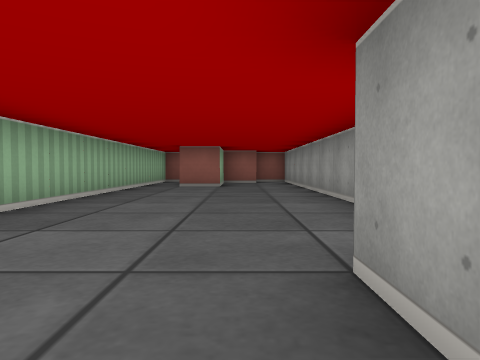
View 1 (above)

24 first-person views from a walk through a cub3D maze. The camera is about half as high as the walls, tilts 2° down and sees 70° across. The floor is counted in squares. Each view is taken from the middle of a square. On the plan, view 1 faces up. The plan holds only what a view shows up to about 9 squares ahead; the rest is blank. The place goes on beyond the plan.

View 2
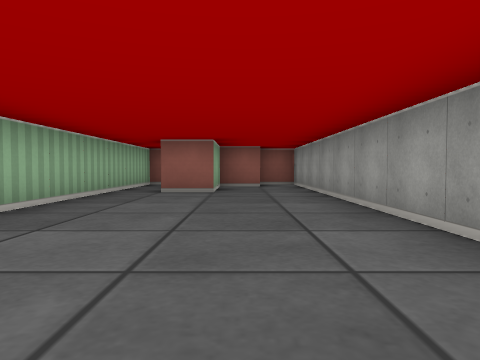

View 3
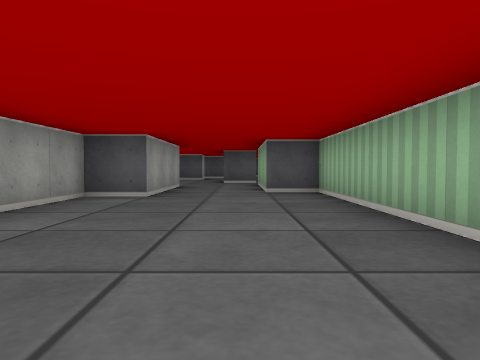

View 4
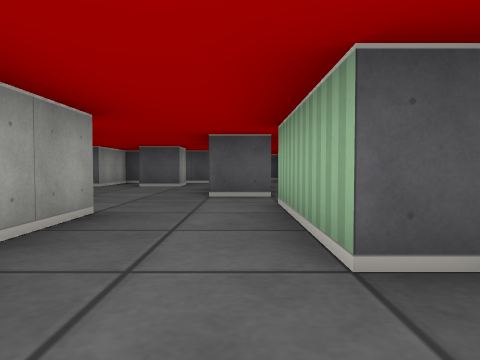

View 5
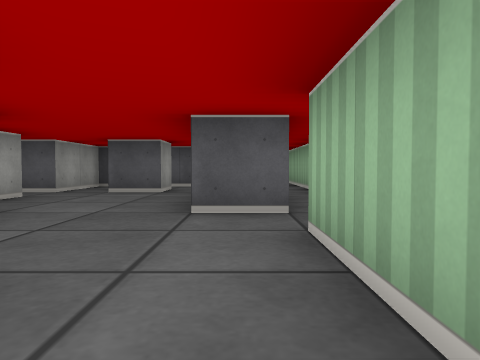

View 6
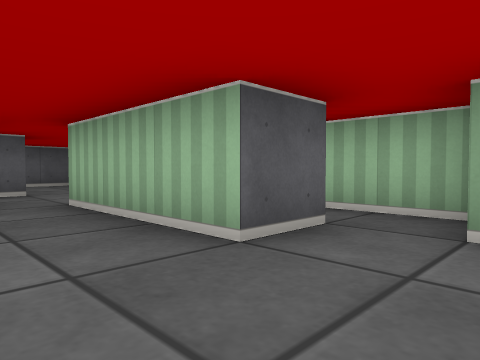

View 7
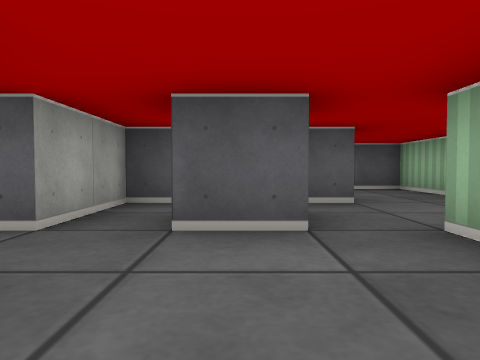

View 8
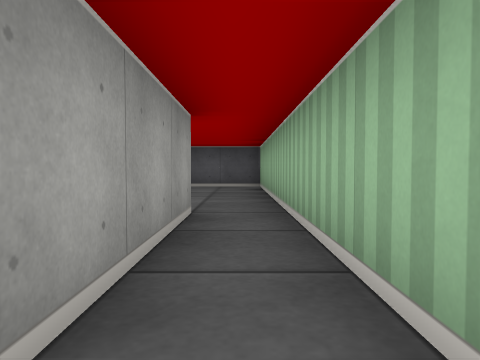

View 9
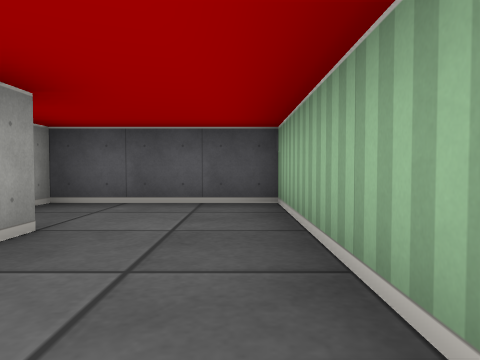

View 10
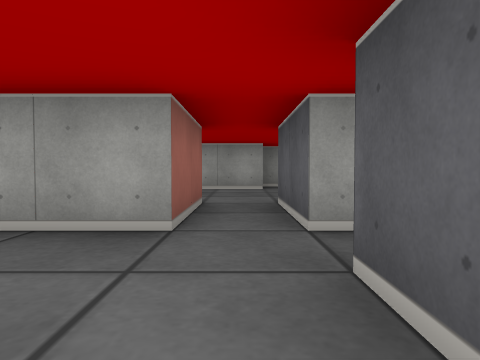

View 11
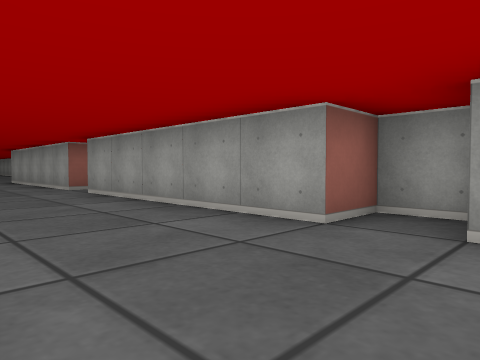

View 12
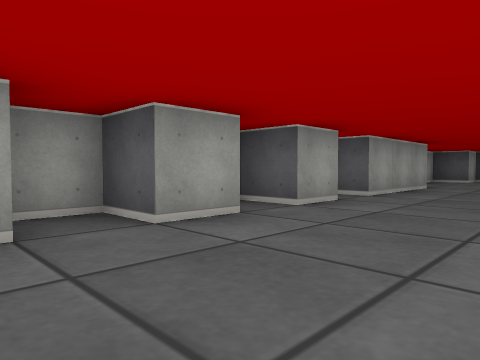

View 13
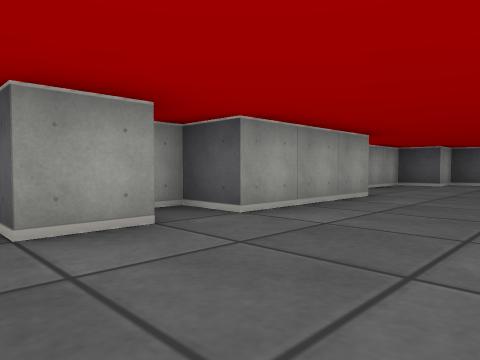

View 14
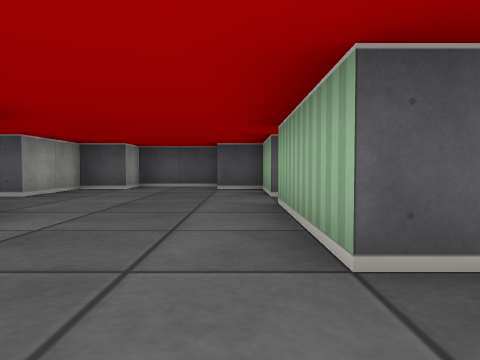

View 15
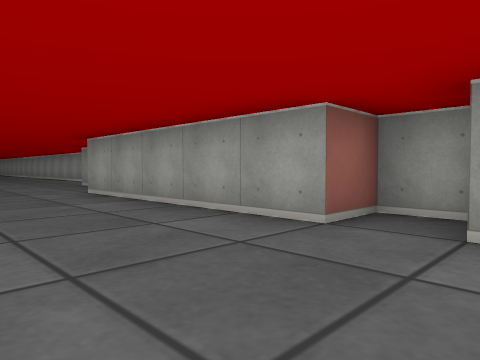

View 16
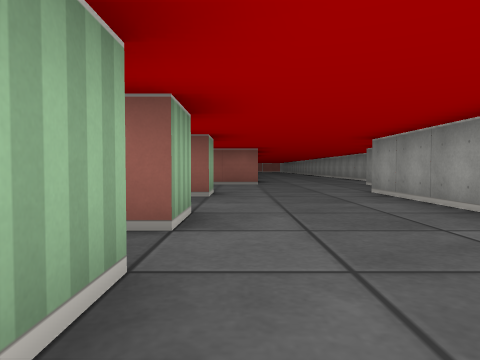

View 17
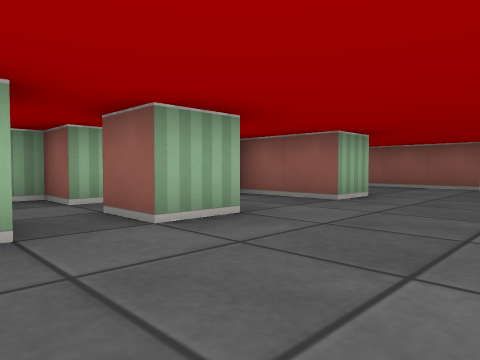

View 18
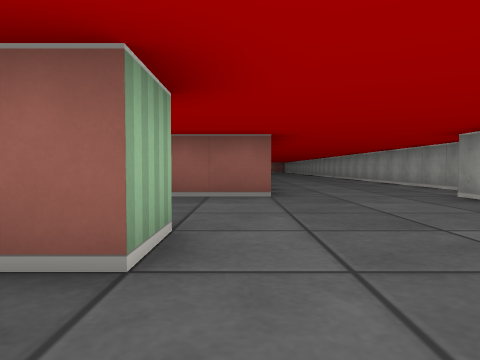

View 19
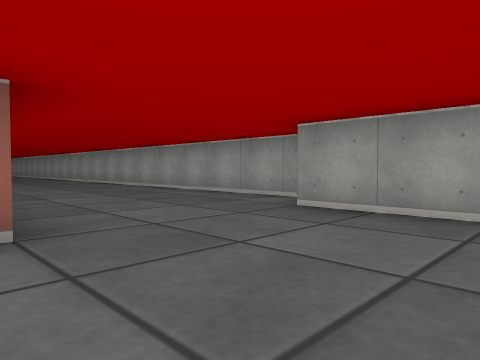

View 20
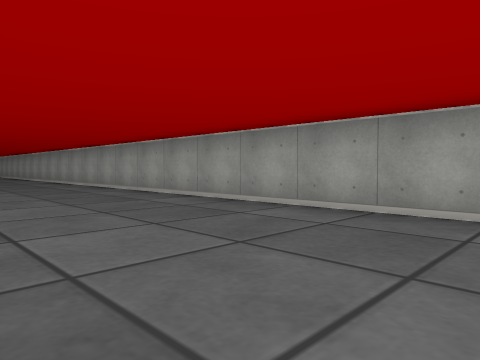

View 21
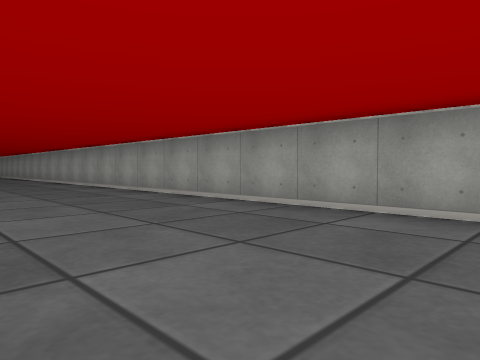

View 22
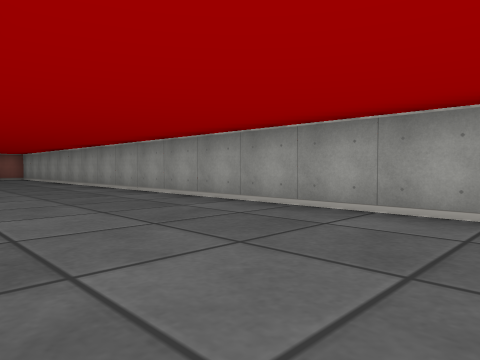

View 23
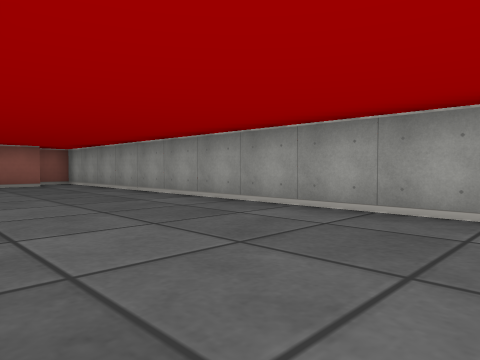

View 24
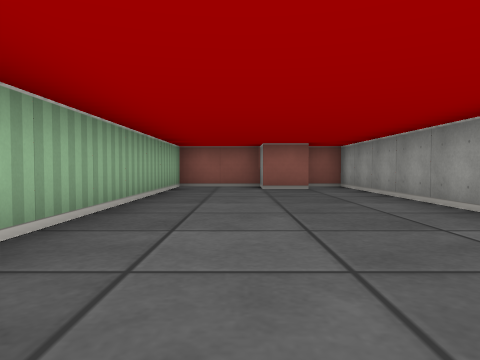

### Floor plan
Points are (right, up) in squares from view 1. A wall is a line through its corners. A room is listed if a view was taken in it or the views show most of it. See-through windows are left out.
Room 1 (views 1, 2, 3, 4, 5, 6, 7, 8, 9, 10)
walls: (0.5, -1.5) (0.5, 1.5) (1.5, 1.5) (1.5, 11.1); (-2.5, -2.6) (-2.5, -11.5) (0.5, -11.5); (-1.5, -6.5) (-1.5, -3.5) (-0.5, -3.5) (-0.5, -6.5); (4.5, -5.5) (2.5, -5.5) (2.5, -4.1); (0.5, -7.5) (0.5, -6.5) (1.5, -6.5); (-0.6, -8.5) (2.5, -8.5) (2.5, -6.5) (4.5, -6.5); (0.6, 10.5) (-0.5, 10.5) (-0.5, 8.5) (-1.5, 8.5); (-2.5, 11) (-2.5, 0.5) (-1.5, 0.5) (-1.5, -2.5)
ways out: opening at (3.5, -6) to room 2
Room 2 (views 11, 12, 13, 14, 15, 16, 17, 18, 19, 20, 21, 22, 23, 24)
walls: (5.6, 7.5) (3.1, 7.5); (9.5, 8.1) (9.5, 36.5) (8.6, 36.5); (8.5, 5.5) (8.5, 7.5); (4.5, 4.5) (4.5, 3.5) (2.5, 3.5); (4.5, 1.5) (4.5, 0.5) (3.5, 0.5); (2.5, 1) (2.5, 0.5) (1.5, 0.5) (1.5, 0); (4.5, -0.4) (4.5, -1.4); (8.5, -1.4) (8.5, -0.5) (7.5, -0.5) (7.5, 4.5); (7.5, -8.5) (7.5, -7.5) (8.5, -7.5) (8.5, -6.5) (7.5, -6.5) (7.5, -1.5); (7.5, -10.6) (7.5, -9.5) (8.5, -9.5); (4.5, -12.5) (4.5, -15.5); (7.5, -14.6) (7.5, -11.5) (8.5, -11.5) (8.5, -11); (4.5, -16.5) (4.5, -18.5) (5.5, -18.5); (8.6, 35.5) (7.5, 35.5) (7.5, 36.5) (5.5, 36.5) (5.5, 30.1); (5.5, -19.5) (7.5, -19.5) (7.5, -18.5) (8.5, -18.5) (8.5, -16.5) (8.9, -16.5)
ways out: opening at (3.5, -6) to room 1; opening at (3.5, -16); opening at (3.5, -12)

Where each view was taken, in squares from view 1:
view 1: 0 up, 0 right, facing up
view 2: 2 up, 0 right, facing up
view 3: 7 up, 1 left, facing down
view 4: 2 up, 1 left, facing down
view 5: 0 up, 1 left, facing down
view 6: 2 down, 1 right, facing down-left
view 7: 4 down, 1 right, facing down
view 8: 3 down, 2 left, facing down
view 9: 7 down, 2 left, facing down
view 10: 6 down, 0 right, facing right
view 11: 8 down, 5 right, facing up-right
view 12: 6 down, 5 right, facing down-right
view 13: 9 down, 5 right, facing down-right
view 14: 11 down, 5 right, facing down
view 15: 2 down, 5 right, facing up-right
view 16: 2 down, 5 right, facing up
view 17: 1 down, 7 right, facing up-left
view 18: 2 up, 5 right, facing up
view 19: 5 up, 5 right, facing up-right
view 20: 10 up, 6 right, facing up-right
view 21: 15 up, 6 right, facing up-right
view 22: 21 up, 6 right, facing up-right
view 23: 26 up, 6 right, facing up-right
view 24: 28 up, 7 right, facing up
